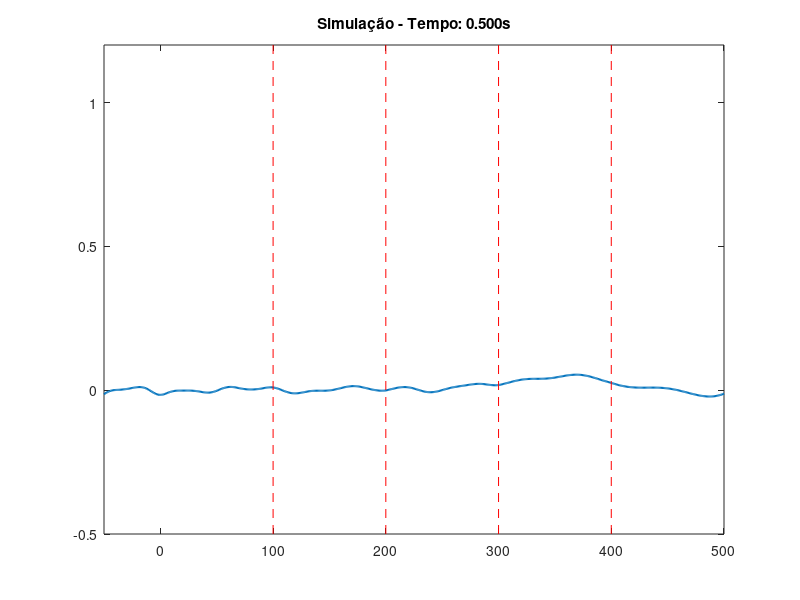

Write MATLAB code to recreate this figure.
clear; clc; close all;

%Grade
z = -50:1:500;
nz = length(z);
dz = z(2) - z(1);

%Camadas
interfaces_z = [100, 200 300, 400];
c_vals = [1500, 1700, 2500, 4000, 4500];
p_vals = [1000, 1300, 1800, 2500, 3000];

C = ones(1, nz) * c_vals(1);
P = ones(1, nz) * p_vals(1);

for k = 1:length(interfaces_z) %preenchendo nossa grade
    C(z >= interfaces_z(k)) = c_vals(k+1);
    P(z >= interfaces_z(k)) = p_vals(k+1);
end

%Tempo
dt = dz / (10 * max(C));
t = 0:dt:0.5;
nt = length(t);

U = zeros(nt, nz);

%Condição Inicial
z0 = 0;
U(1, :) = exp( -(z-z0).^2 / 100);
U(2, :) = exp( -(z-z0).^2 / 100);

%identificar os indices da interface
is_interface = false(1, nz);
for i = 2:nz-1
    if P(i+1) ~= P(i-1) || C(i+1) ~= C(i-1)
        is_interface(i) = true;
    end
end

%indices dos pontos regulares
idx_reg = find(~is_interface);
idx_reg = idx_reg(idx_reg > 1 & idx_reg < nz);

%pontos interface
idx_int = find(is_interface);

%coeficientes
alpha = (C .* dt / dz);
coef = (alpha - 1) ./ (alpha + 1);
gamma = (C .* dt / dz).^2;

for n = 2:nt-1
    %pontos regulares
    U(n+1, idx_reg) = 2*U(n, idx_reg) - U(n-1, idx_reg) + ...
        gamma(idx_reg) .* (U(n, idx_reg+1) - 2*U(n, idx_reg) + U(n, idx_reg-1));

    %pontos interface
    if ~isempty(idx_int)

        pm = P(idx_int-1); cm = C(idx_int-1);
        pp = P(idx_int+1); cp = C(idx_int+1);

        num = ( (U(n, idx_int+1) - U(n, idx_int))./(pp*dz) ) - ...
              ( (U(n, idx_int) - U(n, idx_int-1))./(pm*dz) );
        den = (dz/2) * ( (1./(pp.*cp.^2)) + (1./(pm.*cm.^2)) );

        u_tt_int = num ./ den;
        U(n+1, idx_int) = 2*U(n, idx_int) - U(n-1, idx_int) + (dt^2 * u_tt_int);
    end

    %condiçoes de contorno
    U(n+1, 1) = U(n, 2) + coef(1) * (U(n+1, 2) - U(n, 1));
    U(n+1, nz) = U(n, nz-1) + coef(nz) * (U(n+1, nz-1) - U(n, nz));
end

%Visualização
figure('Color', 'w');
for n = 1:80:nt
    plot(z, U(n, :), 'LineWidth', 1.5);
    hold on;
    for k = 1:length(interfaces_z)
        line([interfaces_z(k) interfaces_z(k)], [-0.5 1.2], 'Color', 'r', 'LineStyle', '--');
    end
    hold off;
    axis([min(z) max(z) -0.5 1.2]);
    title(['Simulação - Tempo: ', num2str(t(n), '%.3f'), 's']);
    drawnow;
end
